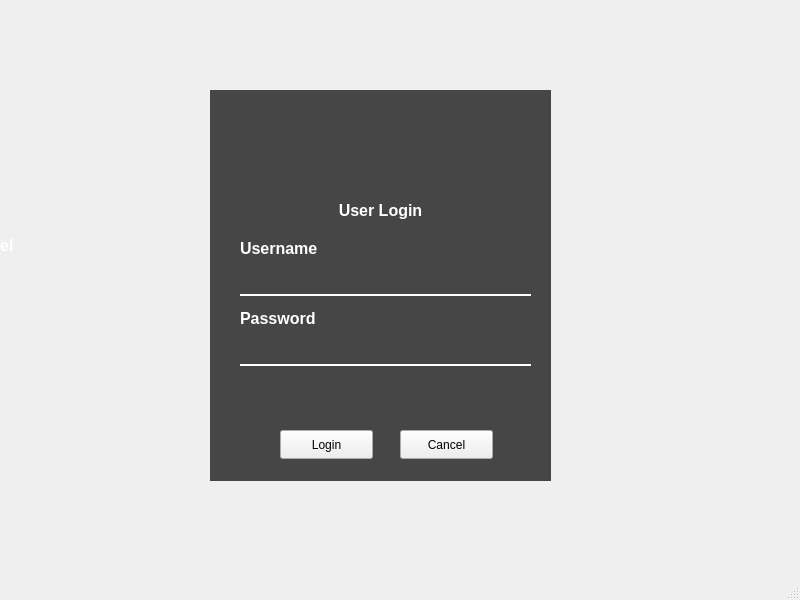
<?xml version="1.0" encoding="UTF-8"?>
<ui version="4.0">
 <class>MainWindow</class>
 <widget class="QMainWindow" name="MainWindow">
  <property name="geometry">
   <rect>
    <x>0</x>
    <y>0</y>
    <width>800</width>
    <height>600</height>
   </rect>
  </property>
  <property name="windowTitle">
   <string>MainWindow</string>
  </property>
  <property name="styleSheet">
   <string notr="true">QLabel {
    font-family: &quot;Segoe UI&quot;;       /* Or any font you like */
    font-size: 16px;               /* Adjust size as needed */
    font-weight: bold;             /* This makes it bold */
    color: white;                  /* Optional: sets text color */
}
QLineEdit {
    color: #FFFFFF;  /* White text color */
    background: transparent;
    border: none;
    border-bottom: 2px solid white;
    padding: 2px;
    font-weight: bold;
}

QLineEdit:focus {
    border-bottom: 2px solid #FFD700; /* gold underline when focused */
}



</string>
  </property>
  <widget class="QWidget" name="centralwidget">
   <widget class="QLabel" name="label_login_page">
    <property name="geometry">
     <rect>
      <x>320</x>
      <y>190</y>
      <width>121</width>
      <height>41</height>
     </rect>
    </property>
    <property name="text">
     <string>User Login</string>
    </property>
    <property name="alignment">
     <set>Qt::AlignmentFlag::AlignCenter</set>
    </property>
   </widget>
   <widget class="QLineEdit" name="Username_login">
    <property name="geometry">
     <rect>
      <x>240</x>
      <y>270</y>
      <width>291</width>
      <height>26</height>
     </rect>
    </property>
    <property name="alignment">
     <set>Qt::AlignmentFlag::AlignCenter</set>
    </property>
   </widget>
   <widget class="QLineEdit" name="Password_login">
    <property name="geometry">
     <rect>
      <x>240</x>
      <y>340</y>
      <width>291</width>
      <height>26</height>
     </rect>
    </property>
    <property name="echoMode">
     <enum>QLineEdit::EchoMode::Password</enum>
    </property>
    <property name="alignment">
     <set>Qt::AlignmentFlag::AlignCenter</set>
    </property>
   </widget>
   <widget class="QLabel" name="Username_label">
    <property name="geometry">
     <rect>
      <x>240</x>
      <y>240</y>
      <width>81</width>
      <height>16</height>
     </rect>
    </property>
    <property name="text">
     <string>Username</string>
    </property>
   </widget>
   <widget class="QLabel" name="Password_label">
    <property name="geometry">
     <rect>
      <x>240</x>
      <y>310</y>
      <width>81</width>
      <height>16</height>
     </rect>
    </property>
    <property name="text">
     <string>Password</string>
    </property>
   </widget>
   <widget class="QPushButton" name="Login_push_button">
    <property name="geometry">
     <rect>
      <x>280</x>
      <y>430</y>
      <width>93</width>
      <height>29</height>
     </rect>
    </property>
    <property name="text">
     <string>Login</string>
    </property>
   </widget>
   <widget class="QLabel" name="label_4">
    <property name="geometry">
     <rect>
      <x>180</x>
      <y>390</y>
      <width>401</width>
      <height>20</height>
     </rect>
    </property>
    <property name="text">
     <string/>
    </property>
   </widget>
   <widget class="QPushButton" name="Cancel_push_button">
    <property name="geometry">
     <rect>
      <x>400</x>
      <y>430</y>
      <width>93</width>
      <height>29</height>
     </rect>
    </property>
    <property name="text">
     <string>Cancel</string>
    </property>
   </widget>
   <widget class="QLabel" name="labelBackground">
    <property name="geometry">
     <rect>
      <x>-60</x>
      <y>-70</y>
      <width>881</width>
      <height>631</height>
     </rect>
    </property>
    <property name="styleSheet">
     <string notr="true">Image:url(:/Images/ylswjsy7stw-2048x1201.jpg)</string>
    </property>
    <property name="frameShape">
     <enum>QFrame::Shape::NoFrame</enum>
    </property>
    <property name="frameShadow">
     <enum>QFrame::Shadow::Plain</enum>
    </property>
    <property name="text">
     <string>TextLabel</string>
    </property>
   </widget>
   <widget class="QLabel" name="labelBehindText">
    <property name="geometry">
     <rect>
      <x>210</x>
      <y>90</y>
      <width>341</width>
      <height>391</height>
     </rect>
    </property>
    <property name="styleSheet">
     <string notr="true">QLabel {
    background-color: rgba(0, 0, 0, 180); /* #B2724B with 50% opacity */
    color: white;
    border: none;
}
</string>
    </property>
    <property name="text">
     <string/>
    </property>
   </widget>
   <zorder>labelBackground</zorder>
   <zorder>labelBehindText</zorder>
   <zorder>Cancel_push_button</zorder>
   <zorder>Login_push_button</zorder>
   <zorder>Password_label</zorder>
   <zorder>Password_login</zorder>
   <zorder>Username_label</zorder>
   <zorder>Username_login</zorder>
   <zorder>label_login_page</zorder>
   <zorder>label_4</zorder>
  </widget>
  <widget class="QMenuBar" name="menubar">
   <property name="geometry">
    <rect>
     <x>0</x>
     <y>0</y>
     <width>800</width>
     <height>20</height>
    </rect>
   </property>
  </widget>
  <widget class="QStatusBar" name="statusbar"/>
 </widget>
 <resources/>
 <connections/>
</ui>
